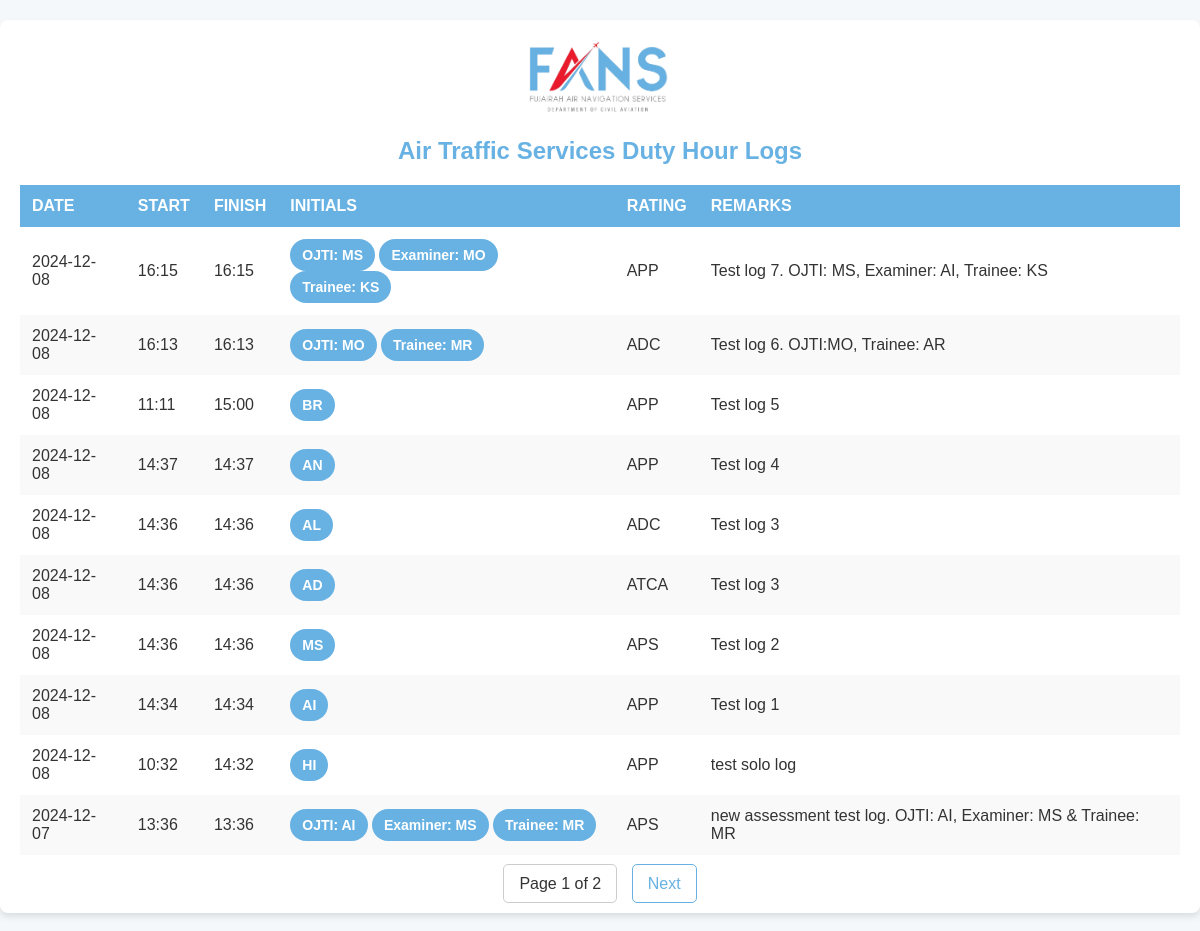
/ats_logs, run on an earlier commit of the app's database.
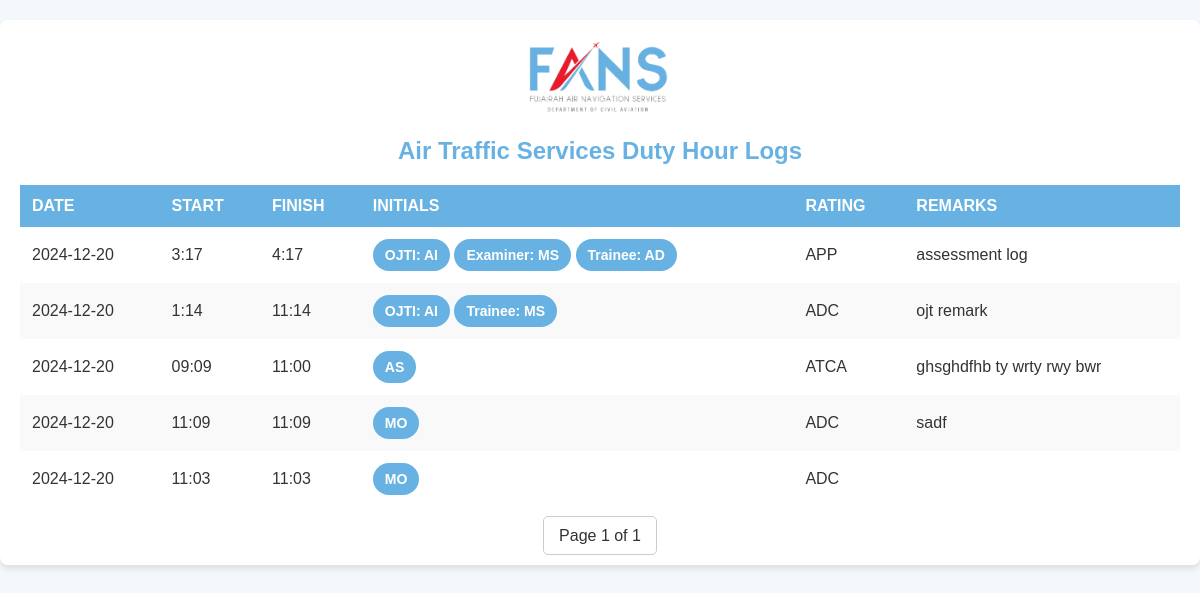
And on a later commit of the database.
### tables this page shows
CREATE TABLE ats_log (
                id INTEGER PRIMARY KEY AUTOINCREMENT,
                date TEXT,
                date_ts INTEGER,
                start TEXT,
                start_ts INTEGER,
                finish TEXT,
                finish_ts INTEGER,
                initial TEXT,
                rating TEXT,
                remarks TEXT,
                ojti TEXT,
                examiner TEXT,
                trainee TEXT,
                op TEXT
            );

### app.py (the view)
@app.route('/ats_logs', methods=['GET'])
def ats_logs():
    page = request.args.get('page', 1, type=int)
    offset = (page - 1) * per_page
    with sqlite3.connect(DATABASE) as conn:
        cursor = conn.cursor()
        cursor.execute('''
            SELECT id, date, start, finish, initial, rating, remarks, ojti, examiner, trainee, op
            FROM ats_log ORDER BY id DESC
            LIMIT ? OFFSET ?
        ''', (per_page, offset))
        logs = cursor.fetchall()
        cursor.execute('SELECT COUNT(*) FROM ats_log')
        total_logs = cursor.fetchone()[0]
    total_pages = (total_logs + per_page - 1) // per_page
    return render_template('ats_logs.html', logs=logs, page=page, total_pages=total_pages)

### templates/ats_logs.html (shortened to what this page needs)
<!DOCTYPE html>
<html lang="en">
<head>
    <link rel="stylesheet" href="/static/styles.css">
</head>
<body>
    <div class="container">
        <img src="/static/logo.png" alt="FANS Logo" class="logo">
        <h1>Air Traffic Services Duty Hour Logs</h1>
        <table>
            <thead>
                <tr>
                    <th>Date</th>
                    <th>Start</th>
                    <th>Finish</th>
                    <th>Initials</th>
                    <th>Rating</th>
                    <th>Remarks</th>
                </tr>
            </thead>
            <tbody>
                {% for log in logs %}
                <tr>
                    <td>{{ log[1] }}</td>
                    <td>{{ log[2] }}</td>
                    <td>{{ log[3] }}</td>
                    <td>
                        {% if log[10] == "Solo" %}
                        <span class="chip">{{ log[4] }}</span>
                        {% elif log[10] == "OJT" %}
                        <span class="chip">OJTI: {{ log[7] }}</span>
                        <span class="chip">Trainee: {{ log[9] }}</span>
                        {% elif log[10] == "Assessment" %}
                        <span class="chip">OJTI: {{ log[7] }}</span>
                        <span class="chip">Examiner: {{ log[8] }}</span>
                        <span class="chip">Trainee: {{ log[9] }}</span>
                        {% endif %}
                    </td>
                    <td>{{ log[5] }}</td>
                    <td>{{ log[6] }}</td>
                </tr>
                {% endfor %}
            </tbody>
        </table>
        <div class="pagination">
            <span>Page {{ page }} of {{ total_pages }}</span>
            {% if page < total_pages %}
            <a href="{{ url_for('ats_logs', page=page+1) }}">Next</a>
            {% endif %}
        </div>
    </div>
</body>
</html>

### static/styles.css (style rules this page uses)
body { font-family: Arial, sans-serif; background-color: #f9f9f9; color: #333; margin: 0; padding: 0; }
.container { max-width: 1200px; margin: 20px auto; padding: 20px; background: #ffffff; border-radius: 8px; box-shadow: 0 4px 6px rgba(0, 0, 0, 0.1); }
.logo { display: block; margin: 0 auto 20px; width: 150px; }
h1 { text-align: center; color: #68B2E3; font-size: 24px; margin-bottom: 20px; }
table { width: 100%; border-collapse: collapse; margin-bottom: 20px; }
table th, table td { padding: 12px; text-align: left; }
table thead th { background-color: #68B2E3; color: white; text-transform: uppercase; }
table tbody tr:nth-child(even) { background-color: #f9f9f9; }
.chip { display: inline-block; padding: 8px 12px; font-size: 14px; font-weight: bold; color: white; border-radius: 16px; background-color: #68B2E3; }
.pagination { text-align: center; margin-top: 20px; }
.pagination span { color: #333; padding: 10px 15px; margin: 0 5px; border: 1px solid #ccc; border-radius: 5px; }

### templates/ats_logs.html (style rules this page uses)
body { font-family: Arial, sans-serif; background-color: #f5f8fa; color: #333; margin: 0; padding: 0; }
.container { max-width: 1200px; margin: 20px auto; padding: 20px; background: #ffffff; border-radius: 8px; box-shadow: 0 4px 6px rgba(0, 0, 0, 0.1); }
h1 { text-align: center; color: #68B2E3; margin-bottom: 20px; }
table { width: 100%; border-collapse: collapse; margin-bottom: 20px; }
table th, table td { padding: 12px; text-align: left; }
table thead th { background-color: #68B2E3; color: white; text-transform: uppercase; }
table tbody tr:nth-child(even) { background-color: #f9f9f9; }
.chip { display: inline-block; padding: 8px 12px; font-size: 14px; font-weight: bold; color: white; border-radius: 16px; background-color: #68B2E3; }
.pagination { text-align: center; margin-top: 20px; }
.pagination span { color: #333; padding: 10px 15px; margin: 0 5px; border: 1px solid #ccc; border-radius: 5px; }

What changed in the data, as far as the page shows it:
removed ats_log: date "2024-12-08", start "16:15", finish "16:15", ojti "MS", examiner "MO", trainee "KS", rating "APP", remarks "Test log 7. OJTI: MS, Examiner: AI, Trainee: KS"
removed ats_log: date "2024-12-08", start "16:13", finish "16:13", ojti "MO", trainee "MR", rating "ADC", remarks "Test log 6. OJTI:MO, Trainee: AR"
removed ats_log: date "2024-12-08", start "11:11", finish "15:00", initial "BR", rating "APP", remarks "Test log 5"
removed ats_log: date "2024-12-08", start "14:37", finish "14:37", initial "AN", rating "APP", remarks "Test log 4"
removed ats_log: date "2024-12-08", start "14:36", finish "14:36", initial "AL", rating "ADC", remarks "Test log 3"
removed ats_log: date "2024-12-08", start "14:36", finish "14:36", initial "AD", rating "ATCA", remarks "Test log 3"
removed ats_log: date "2024-12-08", start "14:36", finish "14:36", initial "MS", rating "APS", remarks "Test log 2"
removed ats_log: date "2024-12-08", start "14:34", finish "14:34", initial "AI", rating "APP", remarks "Test log 1"
removed ats_log: date "2024-12-08", start "10:32", finish "14:32", initial "HI", rating "APP", remarks "test solo log"
removed ats_log: date "2024-12-07", start "13:36", finish "13:36", ojti "AI", examiner "MS", trainee "MR", rating "APS", remarks "new assessment test log. OJTI: AI, Examiner: MS & Trainee: MR"
now on this page (row edited): ats_log: date "2024-12-20", start "3:17", finish "4:17", ojti "AI", examiner "MS", trainee "AD", rating "APP", remarks "assessment log"
now on this page (row edited): ats_log: date "2024-12-20", start "1:14", finish "11:14", ojti "AI", trainee "MS", rating "ADC", remarks "ojt remark"
now on this page (row edited): ats_log: date "2024-12-20", start "09:09", finish "11:00", initial "AS", rating "ATCA", remarks "ghsghdfhb ty wrty rwy bwr"
now on this page (row edited): ats_log: date "2024-12-20", start "11:09", finish "11:09", initial "MO", rating "ADC", remarks "sadf"
now on this page (row edited): ats_log: date "2024-12-20", start "11:03", finish "11:03", initial "MO", rating "ADC"
Also different on the page:
{{ total_pages }}: "2" → "1"
text no longer shown: "Next"
